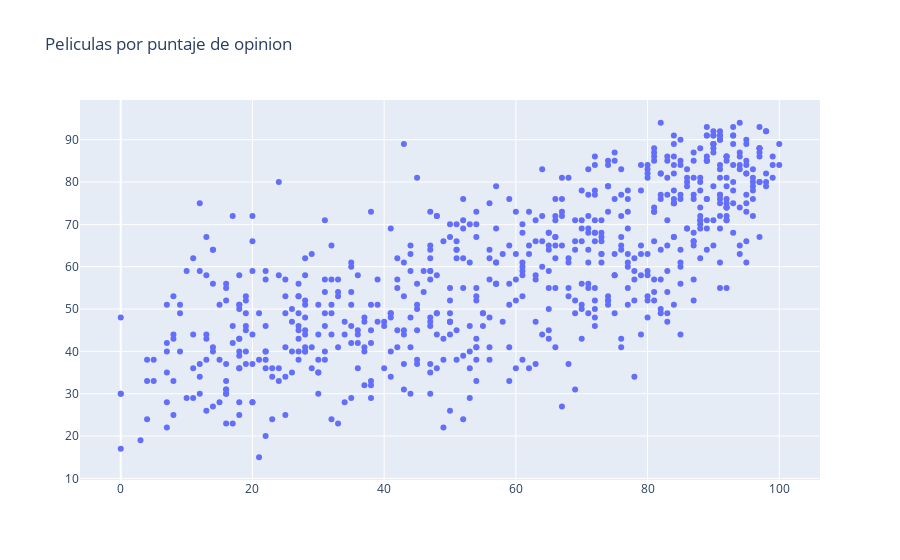

The code cell stored with this chart in its notebook:
### Markdown cell above
# Peliculas por puntaje de opinion

### Code cell
trace = go.Scatter(x=datos['calificacion1'].values,

                    y=datos['calificacion2'].values,

                    text=datos['name'].values,

                    mode='markers') 
 
layout = go.Layout(title="Peliculas por puntaje de opinion")
 
fig = go.Figure(data=trace, layout=layout)

iplot(fig)

### Figure 1 — Plotly figure (JSON) as saved in the notebook; plotly's stock layout.template omitted (floating-point values rounded to 4 significant figures; data arrays with more than 128 entries replaced by an {"elided": "..."} marker saying what was removed)
{"data": [{"mode": "markers", "text": {"elided": "723 mixed values"}, "type": "scatter", "x": {"elided": "723 int values"}, "y": {"elided": "723 int values"}}], "layout": {"title": {"text": "Peliculas por puntaje de opinion"}}}
